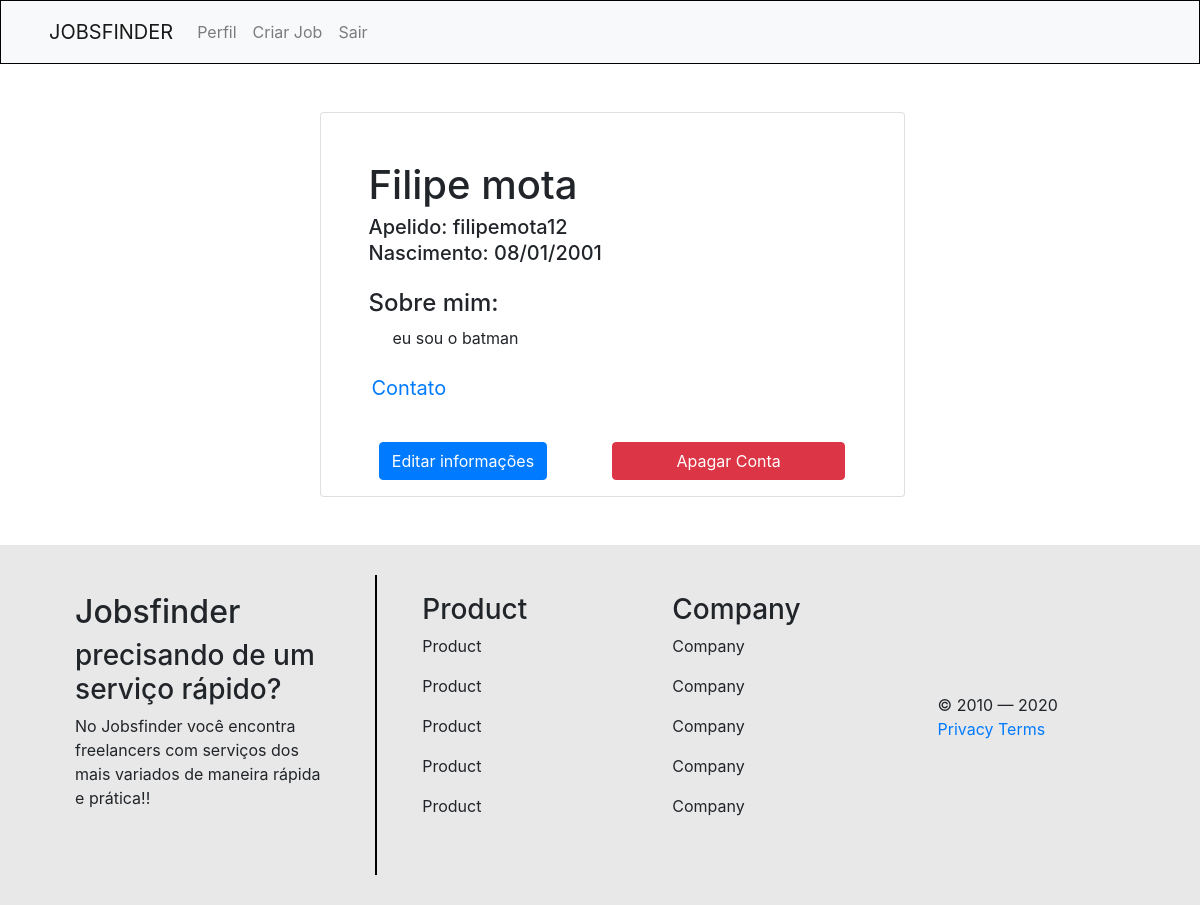
The page /meuperfil (signed in) on the database as committed earlier.
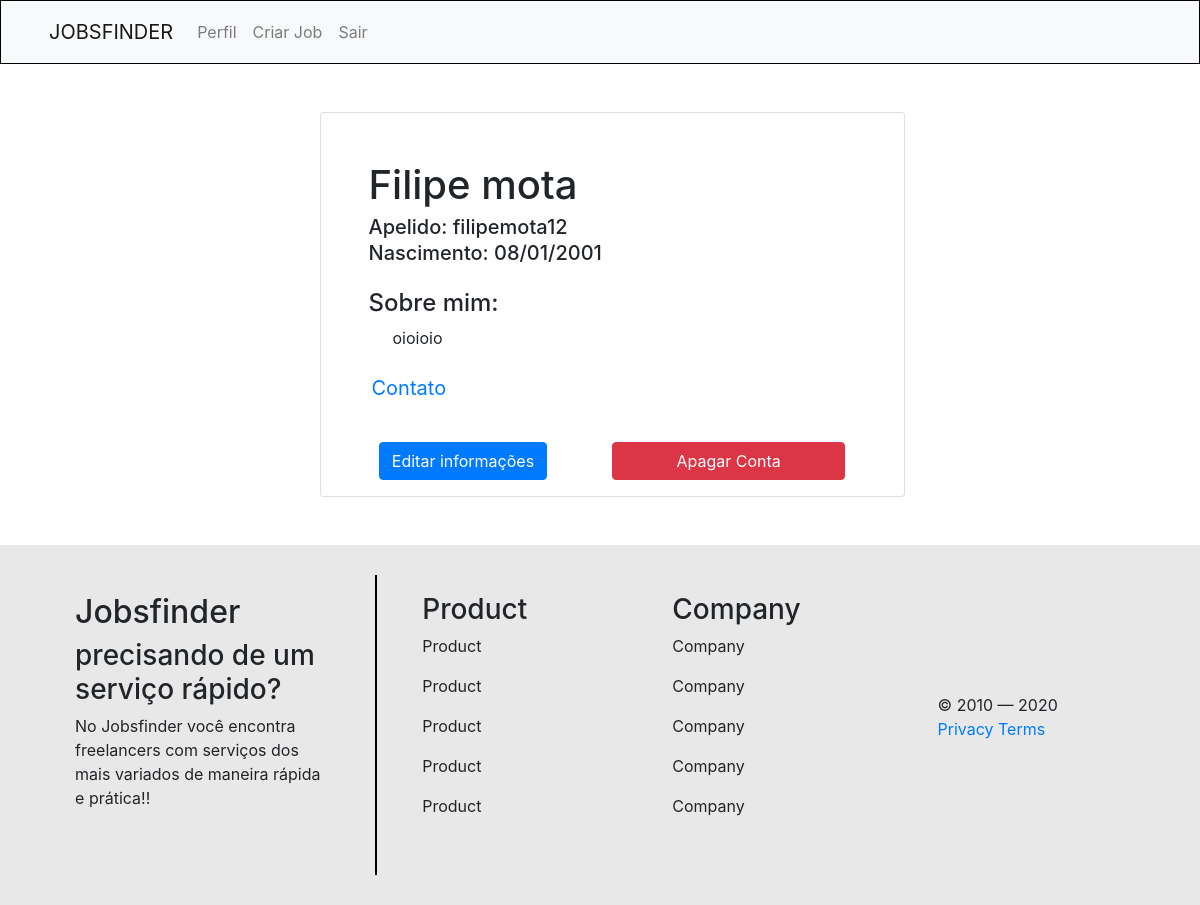
The same page on the database as committed later.
### app/models/user.py (models this page shows, shortened)
class User(UserMixin, db.Model):
    __tablename__ = "users"
    id = db.Column(db.Integer, primary_key=True)
    nick_name = db.Column(db.String(80), unique=True, nullable=False)
    name = db.Column(db.String(80), unique=True, nullable=False)
    password = db.Column(db.String(255), nullable=False)
    email = db.Column(db.String(120), unique=True, nullable=False)
    number = db.Column(db.String(16), nullable=False)
    date = db.Column(db.String(10), nullable=False)
    desc = db.Column(db.String())
    curtidas = db.relationship('User', secondary=curtidores, primaryjoin=(curtidores.c.meCurte == id),
secondaryjoin=(curtidores.c.euCurto == id), backref=db.backref('curtidores', lazy='dynamic'), lazy='dynamic')
    def __repr__(self):
        return "<User %r>" % self.email

### app/controllers/router.py (the view)
@app.route('/meuperfil')
def meuperfil():
    if not current_user.is_authenticated:
        return redirect(url_for('login'))
    user = User.query.filter_by(id=current_user.id).first()
    curtidas=user.curtidas
    return render_template('perfil.html', id=current_user.id, user=user, curtidas=curtidas)

### app/controllers/router.py (called while the page is built)
@login_manager.user_loader
def load_user(user_id):
    return User.query.filter_by(id=user_id).first()

### app/templates/perfil.html (shortened to what the changed rows need)
<!DOCTYPE html>
<html lang="pt-BR">
<head>
    <link rel='stylesheet' href="{{ url_for('static', filename= 'css/bootstrap.min.css' ) }}">
  <link rel='stylesheet' href="{{ url_for('static', filename= 'style.css' ) }}">
</head>
<body>
      <div class='container-fluid d-flex justify-content-center py-5' style="height: auto">
        <div class="card ml-4 w-50 pb-3" style="height:auto">
            <div class="card-body pl-5 pt-5">
              <h1 class="card-title">{{ user.name }}</h1>
              <h5 class="card-subtitle mb-2"> Apelido: {{ user.nick_name }}</h5>
              <h5 class='card-subtitle mb-4'>Nascimento: {{ user.date }}</h5>
              <h4>Sobre mim:</h4>
              <p class='pl-4'>{{ user.desc }}</p>
            </div>
            <div class="accordion-item pl-5 pb-4" style="margin-top: -20px; margin-left: -10px;">
              <h2 class="accordion-header" id="headingOne">
                <a class="btn text-primary fs-4" type="button" data-bs-toggle="collapse" data-bs-target="#collapseOne" aria-expanded="false" aria-controls="collapseOne">
                  <text style="font-size: 20px">Contato</text>
                </a>
              </h2>
            </div>
      </div>
        </div>
      <footer style="background: #E8E8E8;">
        <div class="container text-center text-md-left">
          <div class="row text-center text-md-left">
            <div class="col-md-3 col-lg-3 col-xl-3 mx-auto mt-5">
              <h2>Jobsfinder</h2>
            </div>
          </div>
        </div>
      </footer>
</body>
</html>

Rows that differ between the two databases and show on the page:
changed User "Filipe mota": desc "eu sou o batman" → "oioioio"
